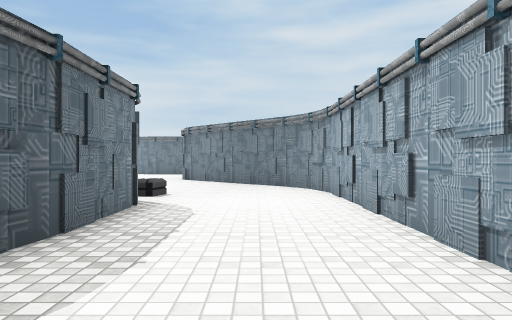
[1] (above)

18 first-person views from a walk through a scene from a Unity 3-D project. The camera is 1.3 m above the floor, looks level and sees 70° across. The floor is counted in squares, 2 m on a side. Each view is taken from the middle of a square. On the plan, view 1 faces up. The plan holds only what a view shows up to about 11 squares ahead; the rest is blank. The place goes on beyond the plan. The player is left out. Some animated figures are left out. Some surface patterns are stand-ins.

[2]
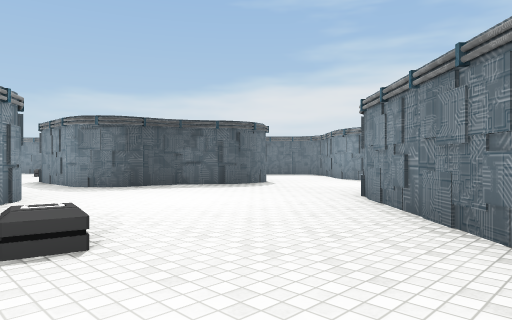

[3]
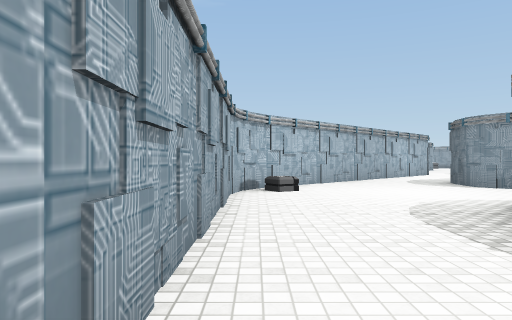

[4]
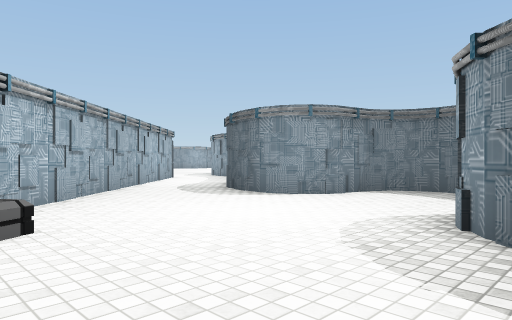

[5]
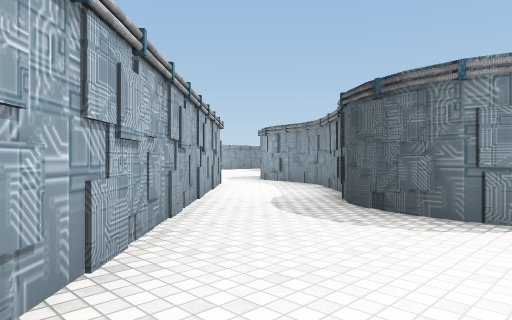

[6]
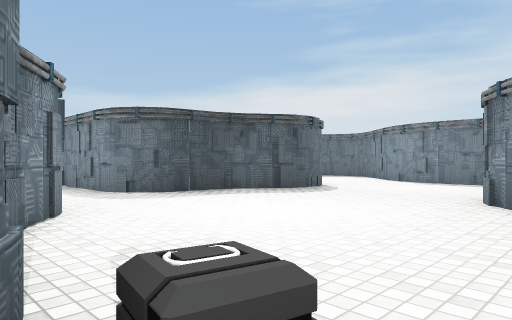

[7]
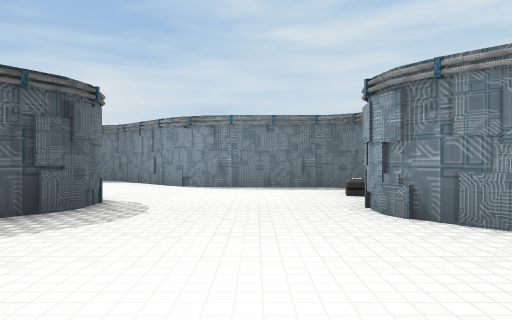

[8]
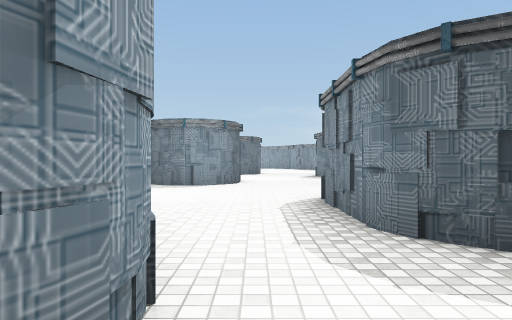

[9]
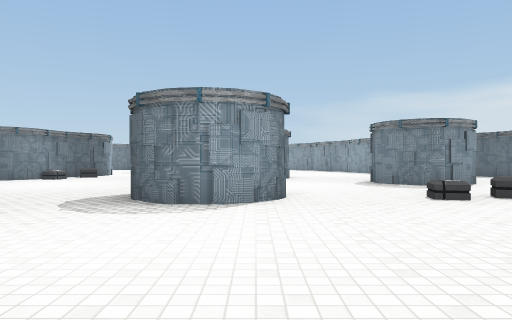

[10]
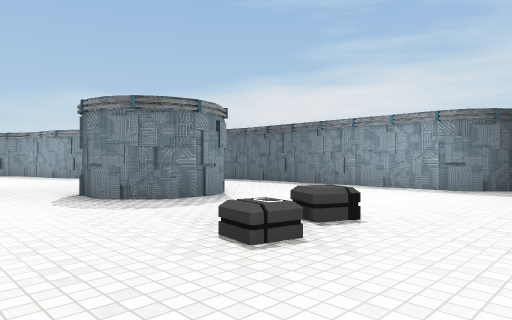

[11]
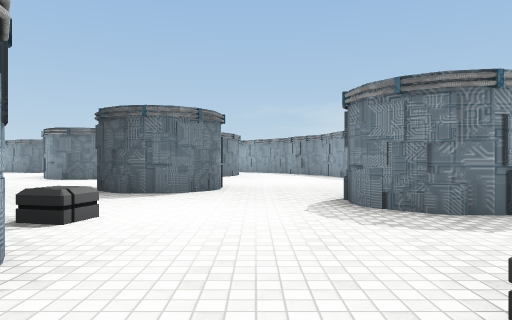

[12]
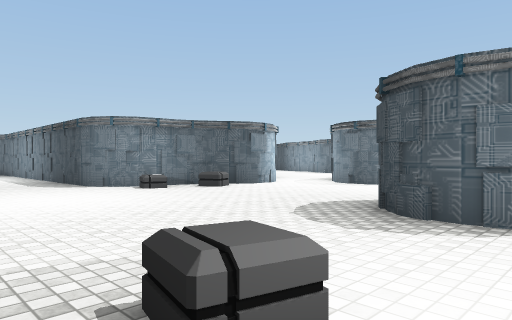

[13]
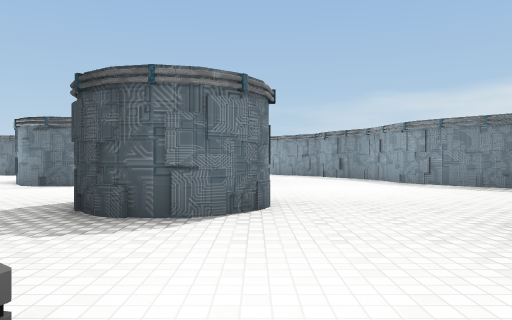

[14]
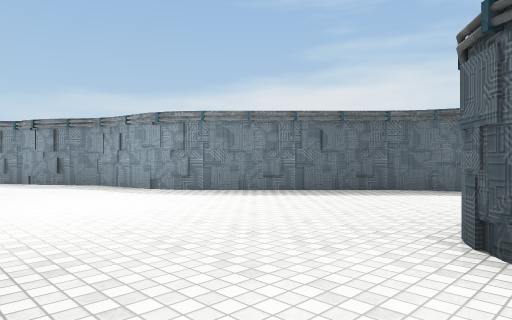

[15]
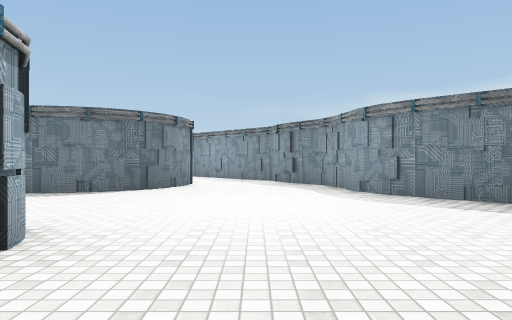

[16]
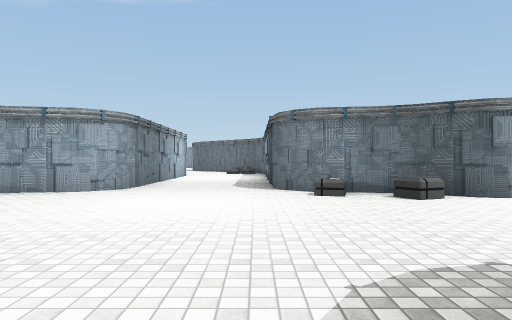

[17]
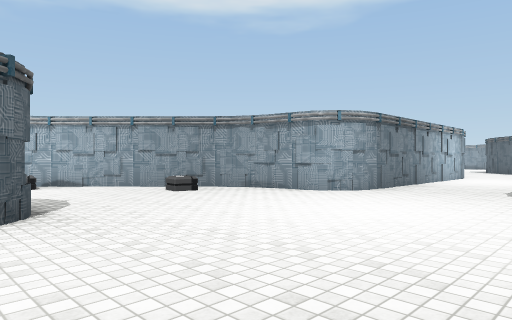

[18]
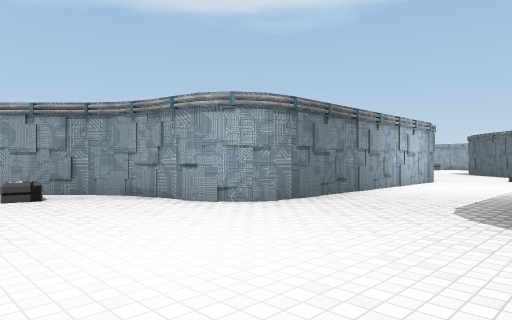

### Floor plan
Key: @ floor where view 1 was taken; # wall or solid block; . floor; B box; O other object.
Columns run from 32 left of view 1 to 2 right of it. Each row starts with its distance up from view 1.
 18                         .##
 17             ######      ..######
 16         ##. .......      ......#
 15       ###..........      .....B
 14       #............      #....
 13     ###..... #.....      #....#
 12  ####......###...B.     ##....##
 11 ##..........##...B..    #......##
 10 #................B..   ##.......#
  9  ....................###.........
  8   ##.....##.......................#
  7    ##.... #...B.##.......###..B...#
  6     #..   #.... ##....       ##...#
  5     ##  ........##....         ...#
  4        .............O.#       #...#
  3      ##..............#        #...#
  2      #..............##         ...#
  1        ..B........###        #....#
  0        ###.B......#      #......@.#
 -1          ###...####      #........#
 -2             ...#         ###.....##
 -3            #...#           #.....#
 -4            #...#           #....##
 -5             ...#         ## ...##
 -6              ..#        ##....##
 -7              ..#        #....##
 -8              ..#       ##...##
 -9              ..        #...##

Where each view was taken, in squares from view 1:
view 1: 0 up, 0 right, facing up
view 2: 6 up, 1 right, facing up-left
view 3: 6 up, 1 right, facing down
view 4: 2 up, 1 right, facing down-left
view 5: 2 down, 0 right, facing down-left
view 6: 6 up, 1 left, facing up-left
view 7: 8 up, 4 left, facing up
view 8: 8 up, 5 left, facing left
view 9: 7 up, 9 left, facing left
view 10: 8 up, 13 left, facing up-left
view 11: 9 up, 14 left, facing left
view 12: 8 up, 17 left, facing down-left
view 13: 8 up, 17 left, facing left
view 14: 8 up, 20 left, facing up-left
view 15: 10 up, 20 left, facing left
view 16: 7 up, 20 left, facing down
view 17: 6 up, 21 left, facing down-right
view 18: 3 up, 21 left, facing down-right
